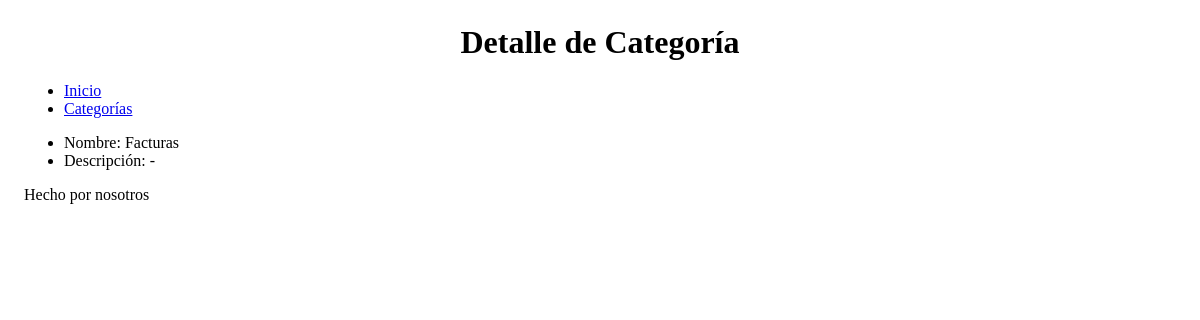
The page /producto/detalle/1 on the database as committed earlier.
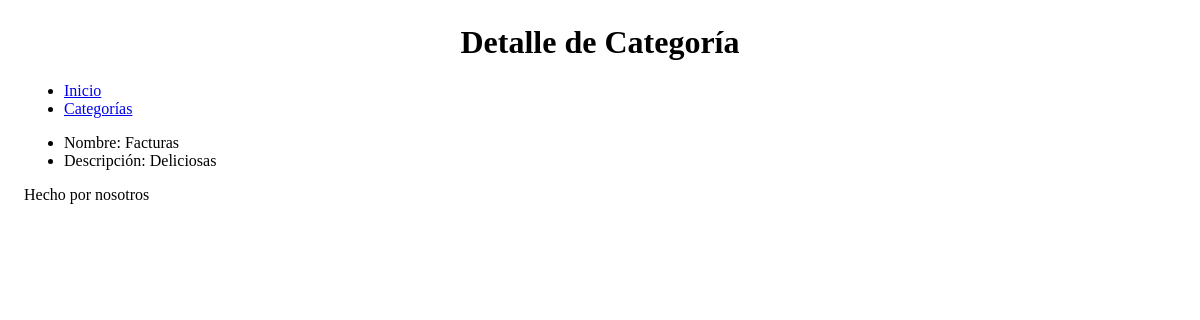
The same page on the database as committed later.
### producto/models.py (models this page shows, shortened)
class Categoria(models.Model):
    nombre = models.CharField(max_length=250, unique=True)
    descripcion = models.TextField(null=True, blank=True)

### producto/views.py (the view)
# urls.py: path("detalle/<int:pk>", views.CategoriaDetail.as_view(), name="detalle"),
class CategoriaDetail(DetailView):
    model = models.Categoria

### producto/templates/producto/categoria_detail.html
{% extends 'core/base.html' %}
{% block titulo %}
    Detalle de Categoría
{% endblock titulo %}
{% block main %}
    <ul>
        <li>Nombre: {{ categoria.nombre }}</li>
        {% if categoria.descripcion %}
            <li>Descripción: {{ categoria.descripcion }}</li>
        {% else %}
            <li>Descripción: -</li>
        {% endif %}
    </ul>
{% endblock main %}

Rows that differ between the two databases and show on the page:
changed Categoria "Facturas": descripcion (not shown) → "Deliciosas"
Other text that changed with them:
text no longer shown: "Descripción: -"
text now shown: "Descripción:"
